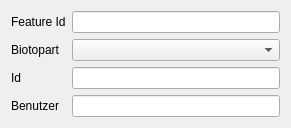
<?xml version="1.0" encoding="UTF-8"?>
<ui version="4.0">
 <class>Form</class>
 <widget class="QWidget" name="Form">
  <property name="geometry">
   <rect>
    <x>0</x>
    <y>0</y>
    <width>291</width>
    <height>118</height>
   </rect>
  </property>
  <property name="windowTitle">
   <string>Form</string>
  </property>
  <layout class="QFormLayout" name="formLayout">
   <item row="0" column="0">
    <widget class="QLabel" name="label">
     <property name="text">
      <string>Feature Id</string>
     </property>
    </widget>
   </item>
   <item row="0" column="1">
    <widget class="QLineEdit" name="ogc_fid"/>
   </item>
   <item row="1" column="0">
    <widget class="QLabel" name="label_4">
     <property name="text">
      <string>Biotopart</string>
     </property>
    </widget>
   </item>
   <item row="1" column="1">
    <widget class="QComboBox" name="biotoptyp2_art_nr"/>
   </item>
   <item row="2" column="0">
    <widget class="QLabel" name="label_2">
     <property name="text">
      <string>Id</string>
     </property>
    </widget>
   </item>
   <item row="2" column="1">
    <widget class="QLineEdit" name="identity"/>
   </item>
   <item row="3" column="0">
    <widget class="QLabel" name="label_3">
     <property name="text">
      <string>Benutzer</string>
     </property>
    </widget>
   </item>
   <item row="3" column="1">
    <widget class="QLineEdit" name="user_id"/>
   </item>
  </layout>
 </widget>
 <resources/>
 <connections/>
</ui>
